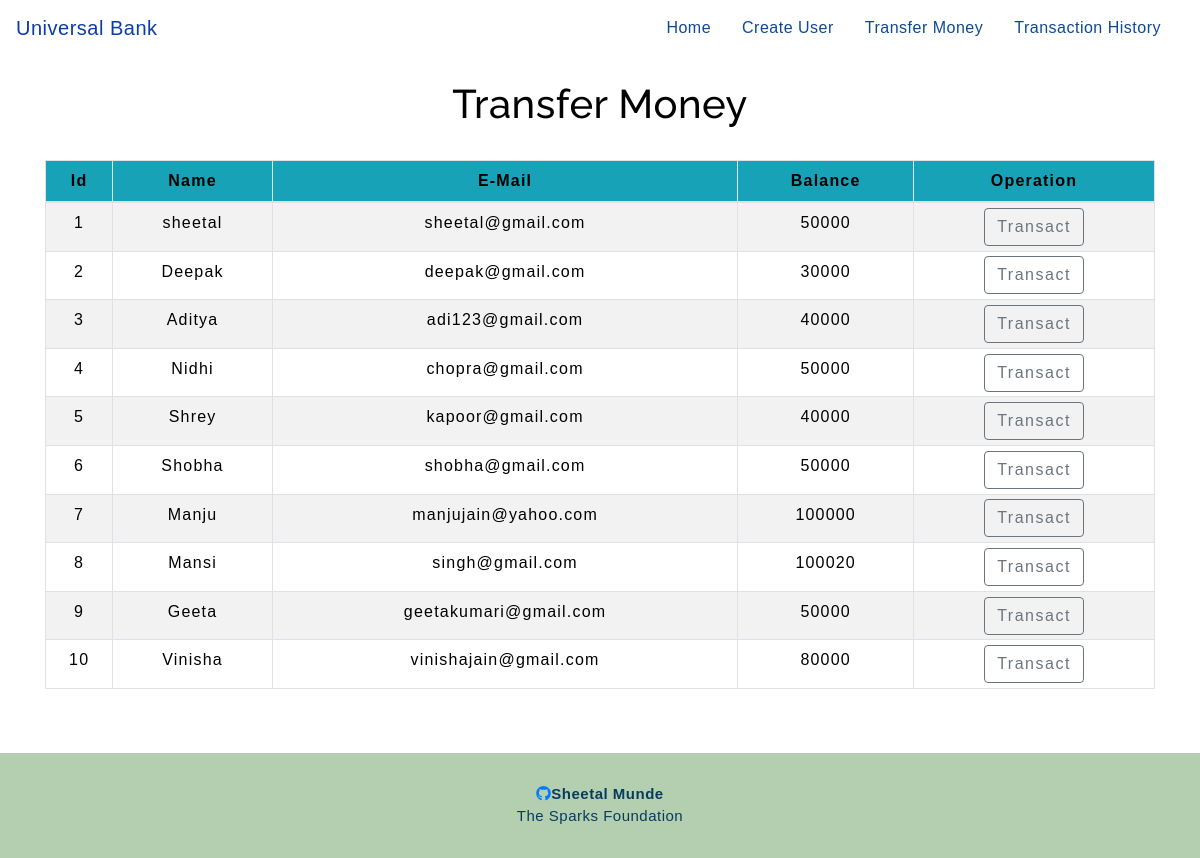
The app's page /transfermoney.php with its own data.
### tables this page shows
CREATE TABLE `users` (
  `id` int(3) NOT NULL,
  `name` text NOT NULL,
  `email` varchar(30) NOT NULL,
  `balance` int(8) NOT NULL
);

### transfermoney.php (the view, shortened to what this page needs)
<!DOCTYPE html>
<html lang="en">
<head>
    <link rel="stylesheet" href="https://maxcdn.bootstrapcdn.com/bootstrap/4.0.0/css/bootstrap.min.css">
    <link rel="stylesheet" href="https://cdnjs.cloudflare.com/ajax/libs/font-awesome/5.15.3/css/all.min.css" />
    <link rel="stylesheet" type="text/css" href="css/table.css">
    <link rel="stylesheet" type="text/css" href="css/navbar.css">
    <link rel="stylesheet" type="text/css" href="css/style.css">
</head>
<body">
<?php
    include 'config.php';
    $sql = "SELECT * FROM `users`";
    $result = mysqli_query($conn,$sql);
?>
<?php
  include 'navbar.php';
?>
<div class="container">
        <h2 class="text-center pt-4" style="color : black;">Transfer Money
    </h2>
        <br>
            <div class="row">
                <div class="col">
                    <div class="table-responsive-sm">
                    <table class="table table-hover table-sm table-striped table-condensed table-bordered" style="border-color:black;">
                        <thead class="bg-info" style="color : black;">
                            <tr>
                            <th scope="col" class="text-center py-2">Id</th>
                            <th scope="col" class="text-center py-2">Name</th>
                            <th scope="col" class="text-center py-2">E-Mail</th>
                            <th scope="col" class="text-center py-2">Balance</th>
                            <th scope="col" class="text-center py-2">Operation</th>
                            </tr>
                        </thead>
                        <tbody>
                <?php
                    while($rows=mysqli_fetch_assoc($result)){
                ?>
                    <tr style="color : black;">
                        <td class="py-2"><?php echo $rows['id'] ?></td>
                        <td class="py-2"><?php echo $rows['name']?></td>
                        <td class="py-2"><?php echo $rows['email']?></td>
                        <td class="py-2"><?php echo $rows['balance']?></td>
                        <td><a href="selecteduserdetail.php?id= <?php echo $rows['id'] ;?>"> <button type="button" class="btn btn-outline-secondary">Transact</button></a></td>
                    </tr>
                    <?php
                    }
                ?>
                        </tbody>
                    </table>
                    </div>
                </div>
            </div>
         </div>
         <footer class="text-center mt-5">
         <p><a href="https://github.com/Sheetalmunde"><span class="git"><i class="fab fa-github"></i></span></a><b>Sheetal Munde</b></b> <br> The Sparks Foundation</p>
         </footer>
</body>
</html>

### navbar.php (shortened to what this page needs)
<nav class="navbar navbar-expand ">
    <a class="navbar-brand" href="index.php">Universal Bank</a>
    <div class="collapse navbar-collapse" id="collapsibleNavbar">
          <ul class="navbar-nav ml-auto">
            <li class="nav-item">
              <a class="nav-link" href="index.php">Home</a>
            </li>
            <li class="nav-item">
              <a class="nav-link" href="createuser.php">Create User</a>
            </li>
            <li class="nav-item">
              <a class="nav-link" href="transfermoney.php">Transfer Money</a>
            </li>
            <li class="nav-item">
              <a class="nav-link" href="transactionhistory.php">Transaction History</a>
            </li>
        </div>
     </nav>

### css/table.css (style rules this page uses)
* { padding: 0; margin: 0; box-sizing: border-box; font-family: sans-serif; }
h2 { color: black; font-size: 40px; }
table { letter-spacing: 1.2px; }
td { text-align: center; }
button { border:none; background: #9de9f7; transition: 1s; }
.pt-4 { color: blue; }

### css/navbar.css (style rules this page uses)
.nav-link { margin-right: 15px; color:hsl(214, 83%, 32%); letter-spacing: 0.5px; transition: 0.5s; }
.navbar-brand { color: hsl(221, 88%, 35%); letter-spacing: 0.5px; }
h2 { color: #5b25b3; letter-spacing: 0.5px; font-family: raleway; }
.pt-4 { color: blue; }

### css/style.css (style rules this page uses)
* { padding: 0; margin: 0; box-sizing: border-box; font-family: sans-serif; }
button { border:none; border-radius: 8px; padding: 10px; background: #809A6F; color: #2E0249; letter-spacing: 1.5px; font-size: 15px; transition: 0.5s; }
footer { color:hsl(204, 84%, 20%); background-color: #B4CFB0; letter-spacing: 0.5px; padding :30px; }
footer p { margin: 0; font-size: 15px; }
.pt-4 { color: blue; }

### records on screen
users: id "1", name "sheetal", email "sheetal@gmail.com", balance "50000"
users: id "2", name "Deepak", email "deepak@gmail.com", balance "30000"
users: id "3", name "Aditya", email "adi123@gmail.com", balance "40000"
users: id "4", name "Nidhi", email "chopra@gmail.com", balance "50000"
users: id "5", name "Shrey", email "kapoor@gmail.com", balance "40000"
users: id "6", name "Shobha", email "shobha@gmail.com", balance "50000"
users: id "7", name "Manju", email "manjujain@yahoo.com", balance "100000"
users: id "8", name "Mansi", email "singh@gmail.com", balance "100020"
users: id "9", name "Geeta", email "geetakumari@gmail.com", balance "50000"
users: id "10", name "Vinisha", email "vinishajain@gmail.com", balance "80000"
